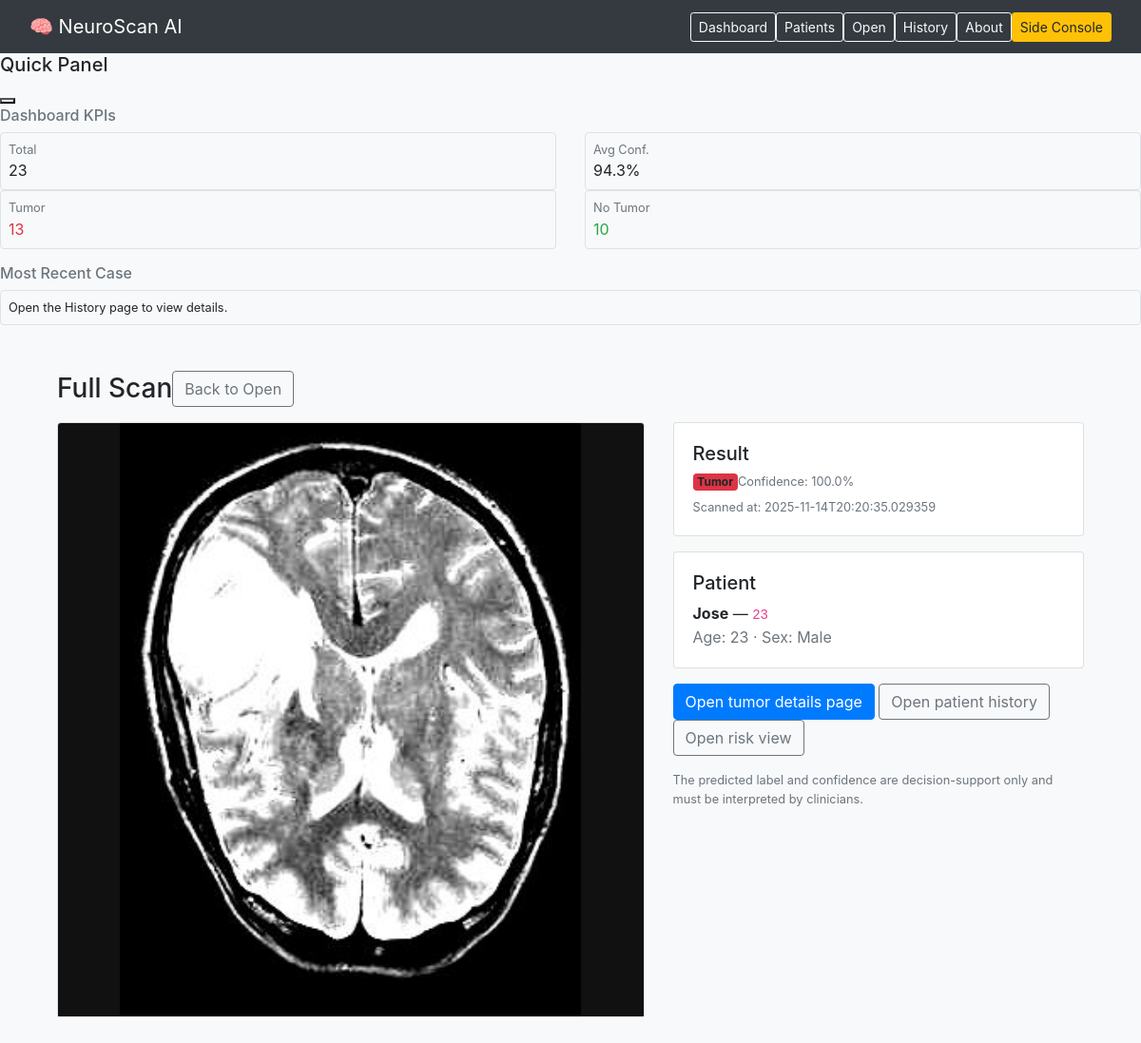
The app's page /open/23 with its own data.
### tables this page shows
CREATE TABLE scans (
                id INTEGER PRIMARY KEY AUTOINCREMENT,
                filename TEXT NOT NULL,
                label TEXT NOT NULL,
                confidence REAL NOT NULL,
                created_at TEXT NOT NULL
            , patient_id TEXT);

CREATE TABLE patients (
                id INTEGER PRIMARY KEY AUTOINCREMENT,
                patient_id TEXT UNIQUE NOT NULL,
                name TEXT NOT NULL,
                age INTEGER,
                sex TEXT,
                created_at TEXT NOT NULL
            );

### app.py (the view)
@app.route("/open/<int:scan_id>")
def open_full(scan_id):
    scan = get_scan(scan_id)
    if not scan:
        return "Scan not found", 404
    patient = get_patient(scan["patient_id"])
    image_url = url_for("static", filename=f"uploads/{scan['filename']}")
    return render_template("open_full.html", scan=scan, patient=patient, image_url=image_url)

### app.py (called while the page is built)
def DB():
    return sqlite3.connect(DB_PATH)

def get_patient(patient_id: str):
    with DB() as con:
        con.row_factory = sqlite3.Row
        cur = con.cursor()
        cur.execute("SELECT * FROM patients WHERE patient_id=?", (patient_id,))
        r = cur.fetchone()
        return dict(r) if r else None

def get_scan(scan_id: int):
    with DB() as con:
        con.row_factory = sqlite3.Row
        cur = con.cursor()
        cur.execute("SELECT * FROM scans WHERE id=?", (scan_id,))
        r = cur.fetchone()
        return dict(r) if r else None

### templates/open_full.html
{% extends "base.html" %}
{% block content %}
<div class="container py-4">
  <div class="d-flex align-items-center mb-3">
    <h3 class="mb-0">Full Scan</h3>
    <a class="btn btn-outline-secondary ms-auto" href="{{ url_for('open_gallery') }}">Back to Open</a>
  </div>
  <div class="row g-3">
    <div class="col-lg-7">
      <div class="card shadow-sm">
        <img src="{{ image_url }}" class="card-img-top" alt="MRI"
             style="width:100%; height:78vh; object-fit:contain; background:#111;">
      </div>
    </div>
    <div class="col-lg-5">
      <div class="card shadow-sm mb-3">
        <div class="card-body">
          <h5>Result</h5>
          <div class="d-flex align-items-center gap-2">
            <span class="badge {{ 'bg-danger' if scan.label=='Tumor' else 'bg-success' }}">{{ scan.label }}</span>
            <span class="text-muted small">Confidence: {{ (scan.confidence*100)|round(2) }}%</span>
          </div>
          <div class="text-muted small mt-2">Scanned at: {{ scan.created_at }}</div>
        </div>
      </div>
      <div class="card shadow-sm mb-3">
        <div class="card-body">
          <h5>Patient</h5>
          <div><b>{{ patient.name }}</b> — <code>{{ patient.patient_id }}</code></div>
          <div class="text-muted">Age: {{ patient.age or 'N/A' }} · Sex: {{ patient.sex or 'N/A' }}</div>
        </div>
      </div>
      <div class="d-grid gap-2">
        <a class="btn btn-primary" href="{{ url_for('tumor_details', scan_id=scan.id) }}">Open tumor details page</a>
        <a class="btn btn-outline-secondary" href="{{ url_for('patient_page', patient_id=patient.patient_id) }}">Open patient history</a>
        <a class="btn btn-outline-secondary" href="{{ url_for('risk', patient_id=patient.patient_id) }}">Open risk view</a>
      </div>
      <p class="small text-muted mt-3 mb-0">
        The predicted label and confidence are decision-support only and must be interpreted by clinicians.
      </p>
    </div>
  </div>
</div>
{% endblock %}

### records on screen
scans: label "Tumor", (scan.confidence*100)|round(2) "100.0", created_at "2025-11-14T20:20:35.029359"
patients: name "Jose", patient_id "23", age "23", sex "Male"
